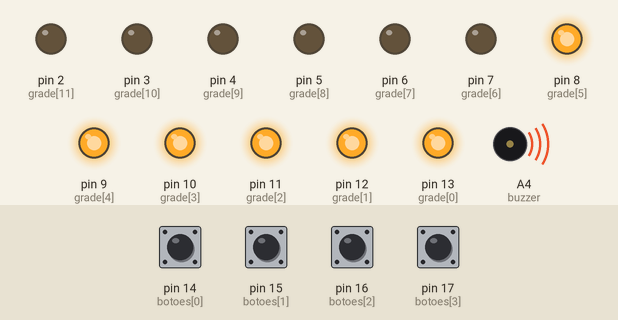
Recording of a sketch running on a simulated Arduino Uno, built with avr-gcc and run on an emulated ATmega328P. Shown: output pins drawn as LEDs (lit = HIGH), buzzer (waves = sounding). The inputs (shaded band) are chosen by the test bench; at power-on: pin 14 (botoes[0]), pin 15 (botoes[1]), pin 16 (botoes[2]), pin 17 (botoes[3]) HIGH. Random numbers use the default seed unless the sketch sets one.

Above: at 0.06 s.
At 19.59 s:
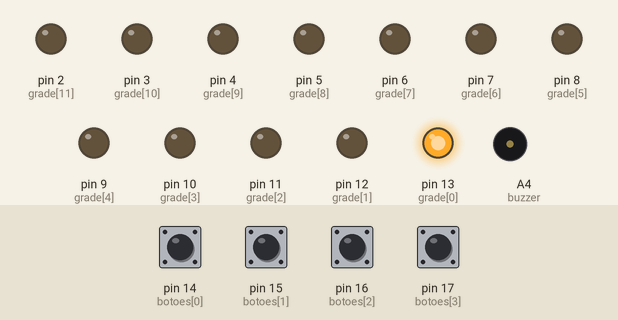
At 39.72 s:
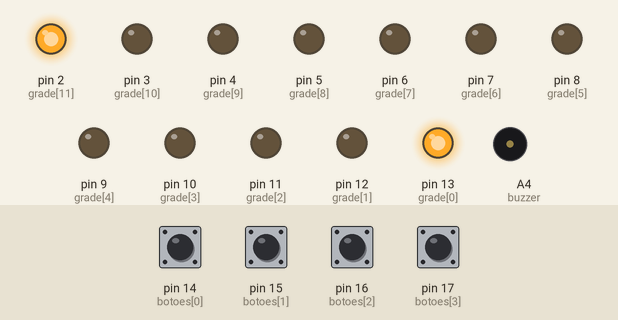
Timing chart, 0 to 40.0 s (numbered marks = the images above):
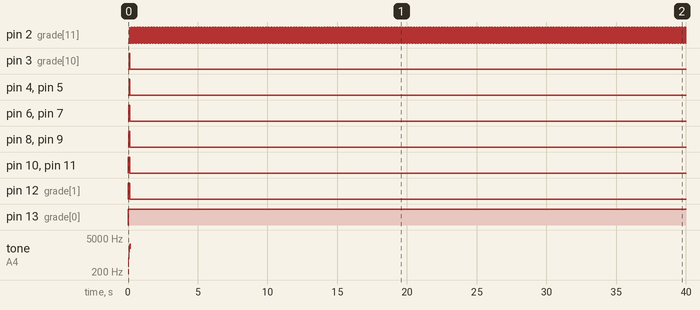

Measured:
- by itself, pin 2 (grade[11]): repeats every 0.20 s: LOW 0.10 s, HIGH 0.10 s
- by itself, pin 3 (grade[10]): LOW → HIGH at 0.10 s, → LOW 0.02 s later
- by itself, pin 4 (grade[9]): LOW → HIGH at 0.09 s, → LOW 0.03 s later
- by itself, pin 5 (grade[8]): LOW → HIGH at 0.08 s, → LOW 0.04 s later
- by itself, pin 6 (grade[7]): LOW → HIGH at 0.07 s, → LOW 0.05 s later
- by itself, pin 7 (grade[6]): LOW → HIGH at 0.06 s, → LOW 0.06 s later
- by itself, pin 8 (grade[5]): LOW → HIGH at 0.05 s, → LOW 0.07 s later
- by itself, pin 9 (grade[4]): LOW → HIGH at 0.04 s, → LOW 0.08 s later

The sketch:

joguinho.ino
```cpp
/*
Jogo de coletar 'moedas'
você é o led que fica aceso
e a moeda é o led piscante
use os botões para se mover
*/

// pinagem
  int grade[] =
  {13,12,11,
   10, 9, 8,
   7,  6, 5,
   4,  3, 2}; // pinos dos leds dispostos em sequencia
   int buzzer = A4;
   int botoes[] = {14,15,16,17};
  byte grade_cache[] =
  {0,0,0,
   0,0,0,
   0,0,0,
   0,0,0}; // pinos que estao ou nao ligados
  int P(int x,int y)
  {
    switch(x)
    {
      case 0:
      switch(y)
      {
        case 0:return 0;
        case 1:return 3;
        case 2:return 6;
        case 3:return 9;
      }
      case 1:
      switch(y)
      {
        case 0:return 1;
        case 1:return 4;
        case 2:return 7;
        case 3:return 10;
      }
      case 2:
      switch(y)
      {
        case 0:return 2;
        case 1:return 5;
        case 2:return 8;
        case 3:return 11;
      }
    }
    return 0;
  }
  /*
  para uma grade de dimensoes igual a x=4 e y =3
  os indices contam do canto esqerdo inferior para o canto direito superior:
   _______________
   |8 , 9 , 10, 11|
   |4 , 5 , 6 , 7 |
   |0 , 1 , 2 , 3 |
   e as posicoes seriam assim: i.e : {x,y}
   ________________________________
   |{0,2} , {1,2} , {2,2} , {3,2} |
   |{0,1} , {1,1} , {2,1} , {3,1} |
   |{0,0} , {1,0} , {2,0} , {3,0} |

  então coloque os valores de cada pino de led no array grade de acordo
  com os indices desse esquema.

  */
  long note_div = 4978/24;
  int On_toOFF_melody[] = {
  note_div*0, note_div*1, note_div*2,
  note_div*3, note_div*4, note_div*5,
  note_div*6, note_div*7, note_div*8,
  note_div*9, note_div*10, note_div*11
  };
  int Off_toON_melody[] = {
  note_div*0, note_div*1, note_div*2,
  note_div*3, note_div*4, note_div*5,
  note_div*6, note_div*7, note_div*8,
  note_div*9, note_div*10, note_div*11
  };
  int T;
  int Dx =3;// dimensoes da grade no sentido x
  int Dy =4;// dimensoes da grade no sentido y
  long Delay = 250;
  void setup()
  {
    Delay = 250;
    //Serial.begin(9600);
      // if analog input pin 0 is unconnected, random analog
    // noise will cause the call to randomSeed() to generate
    // different seed numbers each time the sketch runs.
    // randomSeed() will then shuffle the random function.
    randomSeed(analogRead(0));
    T = sizeof(grade)/sizeof(*grade); // mesma coisa que grade.length em java
    // 12 leds
    for(int i=0;i<12;i++)
    {
      pinMode(grade[i], OUTPUT);
    }
    // 4 botoes
    for(int i=0;i<4;i++)
    {
      pinMode(botoes[i], INPUT);
      //Serial.print("o botao ");Serial.print(botoes[i]);Serial.print(" foi setado no index i:");Serial.print(i);
    }
    pinMode(buzzer, OUTPUT);
  }
  boolean Tocar=false;
  // Joguinho de coletar o LED

  int Jogador_x = 0;
  int Jogador_y = 0;
  int piscar = 1;

  int Moeda_x = 0;
  int Moeda_y = 0;

  int Jogador_vel = 250;

  int Score = 0;

  int esta_apertando = 0;

  void loop()
  {
    // so mexe o jogador 1 vez ao pressionar, deve soltar o botão e apertar denovo para mexer mais uma vez
    if(esta_apertando == 0)
    {
      if(digitalRead(botoes[0]))
      {
        Jogador_x++;
        esta_apertando = 1;
      }
      if(digitalRead(botoes[1]))
      {
        Jogador_x--;
        esta_apertando = 1;
      }
      if(digitalRead(botoes[2]))
      {
        Jogador_y--;
         esta_apertando = 1;
      }
      if(digitalRead(botoes[3]))
      {
        Jogador_y++;
        esta_apertando = 1;
      }
    }
    else
    {
       // checa se ainda está pressioando o botão ou se soltou já.
       esta_apertando = digitalRead(botoes[0]) || digitalRead(botoes[1]) || digitalRead(botoes[2]) || digitalRead(botoes[3]);
    }

    // não permite que o jogador saia da grade
    Jogador_x = max(0,Jogador_x);
    Jogador_x = min(2,Jogador_x);
    Jogador_y = max(0,Jogador_y);
    Jogador_y = min(3,Jogador_y);

    Moeda_x = max(0,Moeda_x);
    Moeda_x = min(2,Moeda_x);
    Moeda_y = max(0,Moeda_y);
    Moeda_y = min(3,Moeda_y);


    // se o jogador for em cima da moeda, troca o lugar dela
    if(Moeda_x == Jogador_x && Moeda_y == Jogador_y)
    {
      // um valor randomico que pode ser 0,1 ou 2
      Moeda_x = random(0,3);
      // pode ser 0,1,2 ou 3
      Moeda_y = random(0,4);

      tone(buzzer,Off_toON_melody[1], Delay);
      Tocar = true;
      // preenche a tela tocando musica
      SetLeds(1);
      SetLeds(0);
      Tocar = false;

      Score++;
      if(Score == 6 || Score == 16 || Score == 31) // passou de nivel
      {
        Tocar = true;
        // preenche a tela tocando musica
        Leds(1,1,1,0,0,0,0,0,0,0,0,0);delay(150);
        Leds(0,0,0,1,1,1,0,0,0,0,0,0);delay(150);
        Leds(0,0,0,0,0,0,1,1,1,0,0,0);delay(150);
        Leds(0,0,0,0,0,0,0,0,0,1,1,1);delay(150);
        Leds(0,0,0,0,0,0,1,1,1,1,1,1);delay(150);
        Leds(1,1,1,1,1,1,1,1,1,1,1,1);delay(150);
        Leds(0,0,0,0,0,0,0,0,0,0,0,0);delay(150);
        Leds(1,1,1,1,1,1,1,1,1,1,1,1);delay(150);
        Leds(0,0,0,0,0,0,0,0,0,0,0,0);
        Tocar = false;
      }
    }

    // apaga todos os leds
    SetLeds(0);
    //acende o led do jogador
    Led(Jogador_x,Jogador_y,1);
    //acende o led da moeda, de acordo com o piscar dela
    piscar = piscar == 0 ? 1 : 0;
    Led(Moeda_x,Moeda_y,piscar);
    delay(100);
    MoverMoeda();

  }

  void MoverMoeda()
  {

    if(Score > 5 && Score <= 15 && random(Score,15) == 14)
    {
      float Dist_x = Moeda_x - Jogador_x;
      float Dist_y = Moeda_y - Jogador_y;
      if(Dist_x > 0 && Moeda_x <2 ){ Moeda_x++; return; }
      if(Dist_y > 0 && Moeda_y <3 ){ Moeda_y++; return; }
      if(Dist_x < 0 && Moeda_x >0 ){ Moeda_x--; return; }
      if(Dist_y < 0 && Moeda_y >0 ){ Moeda_y--; return; }
    }

     if((Score > 15 && Score <=30 && random(0,2) == 0) || Score > 30)
    {
      float Dist_x = Moeda_x - Jogador_x;
      float Dist_y = Moeda_y - Jogador_y;
      if(Dist_x > 0 && Moeda_x <2 ){ Moeda_x++; return; }
      if(Dist_y > 0 && Moeda_y <3 ){ Moeda_y++; return; }
      if(Dist_x < 0 && Moeda_x >0 ){ Moeda_x--; return; }
      if(Dist_y < 0 && Moeda_y >0 ){ Moeda_y--; return; }

      if(Dist_y == 0 && Dist_x > 0 && Moeda_x == 2)
      {
        Moeda_y += random(-1,2);
      }
      if(Dist_y == 0 && Dist_x < 0 && Moeda_x == 0)
      {
        Moeda_y += random(-1,2);
      }

      if(Dist_x == 0 && Dist_y > 0 && Moeda_y == 3)
      {
        Moeda_x += random(-1,2);
      }
      if(Dist_x == 0 && Dist_y < 0 && Moeda_y == 0)
      {
        Moeda_x += random(-1,2);
      }
    }
  }

  void Leds(
  byte led0,
  byte led1,
  byte led2,
  byte led3,
  byte led4,
  byte led5,
  byte led6,
  byte led7,
  byte led8,
  byte led9,
  byte led10,
  byte led11)
  {
    Led(0,led0);
    Led(1,led1);
    Led(2,led2);
    Led(3,led3);
    Led(4,led4);
    Led(5,led5);
    Led(6,led6);
    Led(7,led7);
    Led(8,led8);
    Led(9,led9);
    Led(10,led10);
    Led(11,led11);
  }

  void Led(int index,byte estado)
  {
      //if(bitRead(bitmask,i))
      //tone(buzzer, melody[i], Delay*2);
      if(estado == 0)
      {
        digitalWrite(grade[index],0);
        if(grade_cache[index]==1)
        {
        //tone(buzzer,On_toOFF_melody[index], Delay);
        grade_cache[index] = 0;
        }
      }
      else
      {
       // tone(buzzer, melody[index], Delay);
        digitalWrite(grade[index],1);
        if(grade_cache[index]==0)
        {
        if(Tocar)
        {
        tone(buzzer,Off_toON_melody[index], Delay/2);
        delay(10);
        }
        grade_cache[index] = 1;
        }
      }
      //delay(Delay/10);

  }
  void Led(int x,int y,byte estado)
  {
    Led(P(x,y), estado);
  }
  void yLeds(int y,byte estado)
  {
   for(int x=0;x<Dx;x++)
    {
    Led(P(x,y),estado);
    }
  }
  void xLeds(int x,byte estado)
  {
    for(int y=0;y<Dy;y++)
    {
    Led(P(x,y),estado);
    }
  }
  void SetLeds(byte e)
  {
     Leds(e,e,e,e,e,e,e,e,e,e,e,e);
  }
```
